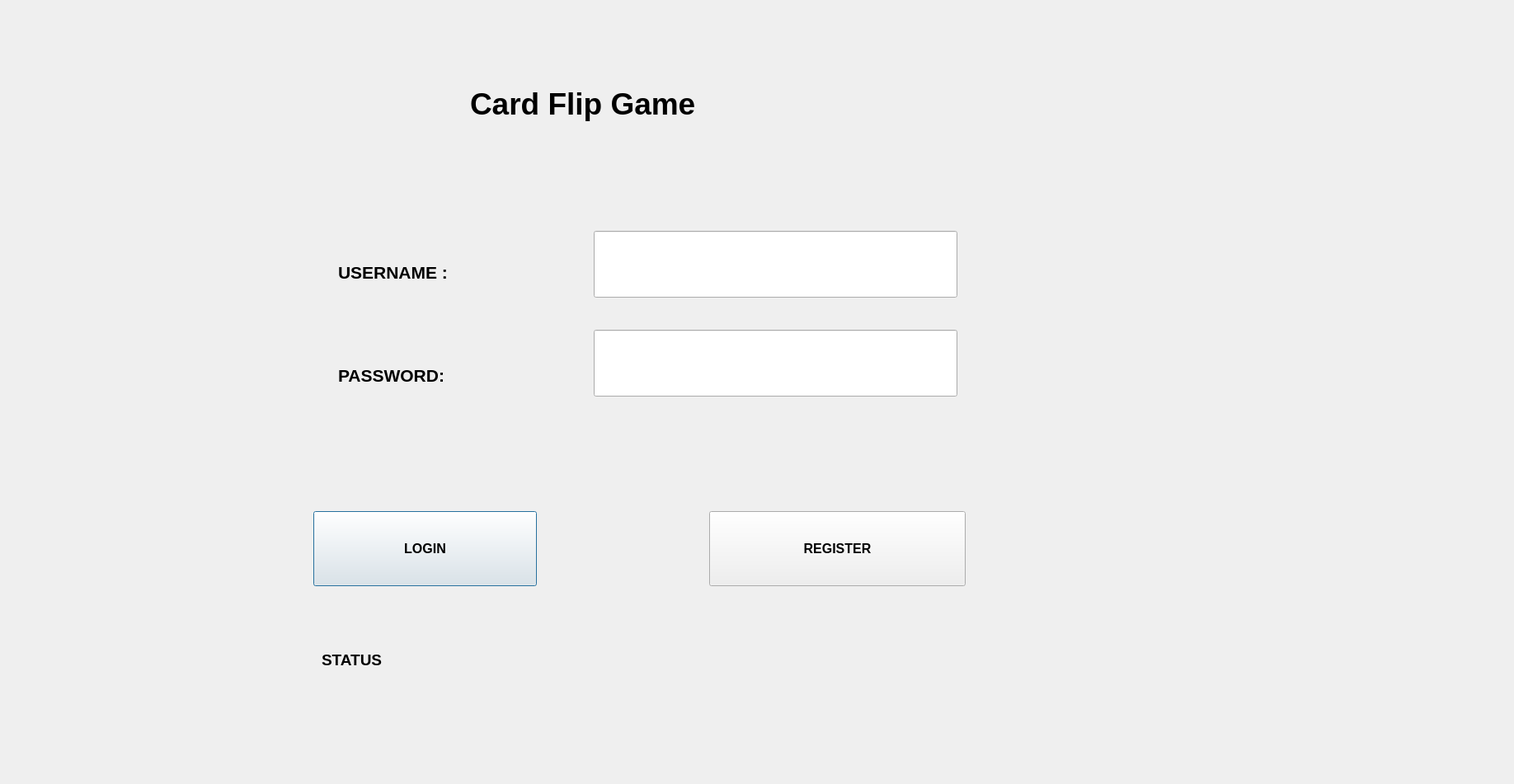
<?xml version="1.0" encoding="UTF-8"?>
<ui version="4.0">
 <class>LoginPage</class>
 <widget class="QDialog" name="LoginPage">
  <property name="geometry">
   <rect>
    <x>0</x>
    <y>0</y>
    <width>1836</width>
    <height>951</height>
   </rect>
  </property>
  <property name="windowTitle">
   <string>Dialog</string>
  </property>
  <widget class="QLabel" name="label">
   <property name="geometry">
    <rect>
     <x>570</x>
     <y>100</y>
     <width>941</width>
     <height>51</height>
    </rect>
   </property>
   <property name="font">
    <font>
     <pointsize>28</pointsize>
     <bold>true</bold>
    </font>
   </property>
   <property name="text">
    <string>Card Flip Game</string>
   </property>
  </widget>
  <widget class="QLineEdit" name="leUsername">
   <property name="geometry">
    <rect>
     <x>720</x>
     <y>280</y>
     <width>441</width>
     <height>81</height>
    </rect>
   </property>
  </widget>
  <widget class="QLineEdit" name="lePassword">
   <property name="geometry">
    <rect>
     <x>720</x>
     <y>400</y>
     <width>441</width>
     <height>81</height>
    </rect>
   </property>
   <property name="echoMode">
    <enum>QLineEdit::EchoMode::Password</enum>
   </property>
  </widget>
  <widget class="QLabel" name="USERNAME">
   <property name="geometry">
    <rect>
     <x>410</x>
     <y>300</y>
     <width>191</width>
     <height>61</height>
    </rect>
   </property>
   <property name="font">
    <font>
     <pointsize>16</pointsize>
     <bold>true</bold>
    </font>
   </property>
   <property name="text">
    <string>USERNAME :</string>
   </property>
  </widget>
  <widget class="QLabel" name="PASSWORD">
   <property name="geometry">
    <rect>
     <x>410</x>
     <y>420</y>
     <width>261</width>
     <height>71</height>
    </rect>
   </property>
   <property name="font">
    <font>
     <pointsize>16</pointsize>
     <bold>true</bold>
    </font>
   </property>
   <property name="text">
    <string>PASSWORD:</string>
   </property>
  </widget>
  <widget class="QPushButton" name="btnLogin">
   <property name="geometry">
    <rect>
     <x>380</x>
     <y>620</y>
     <width>271</width>
     <height>91</height>
    </rect>
   </property>
   <property name="font">
    <font>
     <pointsize>12</pointsize>
     <bold>true</bold>
    </font>
   </property>
   <property name="text">
    <string>LOGIN</string>
   </property>
  </widget>
  <widget class="QPushButton" name="btnRegister">
   <property name="geometry">
    <rect>
     <x>860</x>
     <y>620</y>
     <width>311</width>
     <height>91</height>
    </rect>
   </property>
   <property name="font">
    <font>
     <pointsize>12</pointsize>
     <bold>true</bold>
    </font>
   </property>
   <property name="text">
    <string>REGISTER</string>
   </property>
  </widget>
  <widget class="QLabel" name="lblStatus">
   <property name="geometry">
    <rect>
     <x>390</x>
     <y>780</y>
     <width>511</width>
     <height>41</height>
    </rect>
   </property>
   <property name="font">
    <font>
     <pointsize>14</pointsize>
     <bold>true</bold>
    </font>
   </property>
   <property name="text">
    <string>STATUS  </string>
   </property>
  </widget>
 </widget>
 <resources/>
 <connections/>
</ui>
